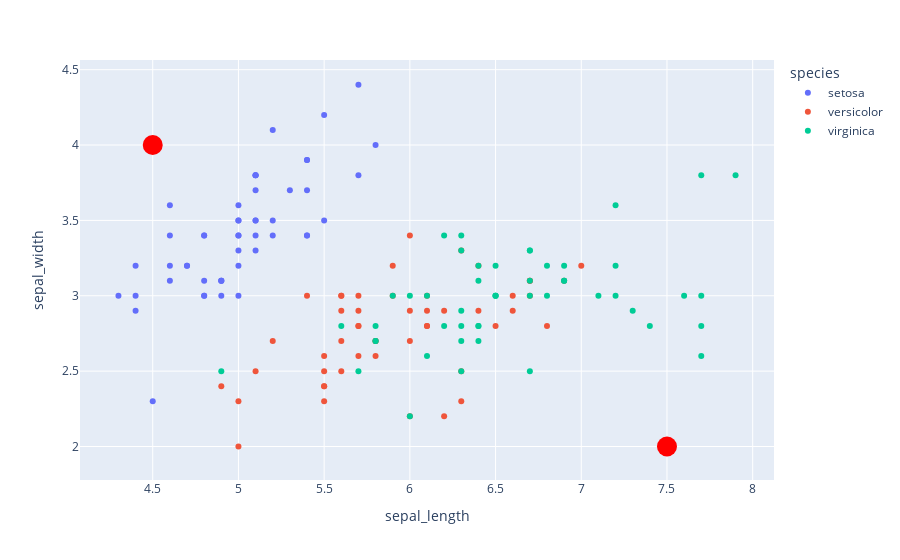

The notebook cell this image was saved under:
### Code cell
iris = px.data.iris()
fig = px.scatter(iris, x='sepal_length', y='sepal_width', color = 'species')

fig.add_trace(
    go.Scatter( 
        x = [4.5, 7.5], # line 그리려고
        y = [4, 2],
        mode = "markers",
        marker=dict(size=20, color='red'),
        showlegend=False
    )
)
fig.show()

### Figure 1 — Plotly figure (JSON) as saved in the notebook; plotly's stock layout.template omitted (floating-point values rounded to 4 significant figures)
{"data": [{"hovertemplate": "species=setosa<br>sepal_length=%{x}<br>sepal_width=%{y}<extra></extra>", "legendgroup": "setosa", "marker": {"color": "#636efa", "symbol": "circle"}, "mode": "markers", "name": "setosa", "orientation": "v", "showlegend": true, "type": "scatter", "x": [5.1, 4.9, 4.7, 4.6, 5, 5.4, 4.6, 5, 4.4, 4.9, 5.4, 4.8, 4.8, 4.3, 5.8, 5.7, 5.4, 5.1, 5.7, 5.1, 5.4, 5.1, 4.6, 5.1, 4.8, 5, 5, 5.2, 5.2, 4.7, 4.8, 5.4, 5.2, 5.5, 4.9, 5, 5.5, 4.9, 4.4, 5.1, 5, 4.5, 4.4, 5, 5.1, 4.8, 5.1, 4.6, 5.3, 5], "xaxis": "x", "y": [3.5, 3, 3.2, 3.1, 3.6, 3.9, 3.4, 3.4, 2.9, 3.1, 3.7, 3.4, 3, 3, 4, 4.4, 3.9, 3.5, 3.8, 3.8, 3.4, 3.7, 3.6, 3.3, 3.4, 3, 3.4, 3.5, 3.4, 3.2, 3.1, 3.4, 4.1, 4.2, 3.1, 3.2, 3.5, 3.1, 3, 3.4, 3.5, 2.3, 3.2, 3.5, 3.8, 3, 3.8, 3.2, 3.7, 3.3], "yaxis": "y"}, {"hovertemplate": "species=versicolor<br>sepal_length=%{x}<br>sepal_width=%{y}<extra></extra>", "legendgroup": "versicolor", "marker": {"color": "#EF553B", "symbol": "circle"}, "mode": "markers", "name": "versicolor", "orientation": "v", "showlegend": true, "type": "scatter", "x": [7, 6.4, 6.9, 5.5, 6.5, 5.7, 6.3, 4.9, 6.6, 5.2, 5, 5.9, 6, 6.1, 5.6, 6.7, 5.6, 5.8, 6.2, 5.6, 5.9, 6.1, 6.3, 6.1, 6.4, 6.6, 6.8, 6.7, 6, 5.7, 5.5, 5.5, 5.8, 6, 5.4, 6, 6.7, 6.3, 5.6, 5.5, 5.5, 6.1, 5.8, 5, 5.6, 5.7, 5.7, 6.2, 5.1, 5.7], "xaxis": "x", "y": [3.2, 3.2, 3.1, 2.3, 2.8, 2.8, 3.3, 2.4, 2.9, 2.7, 2, 3, 2.2, 2.9, 2.9, 3.1, 3, 2.7, 2.2, 2.5, 3.2, 2.8, 2.5, 2.8, 2.9, 3, 2.8, 3, 2.9, 2.6, 2.4, 2.4, 2.7, 2.7, 3, 3.4, 3.1, 2.3, 3, 2.5, 2.6, 3, 2.6, 2.3, 2.7, 3, 2.9, 2.9, 2.5, 2.8], "yaxis": "y"}, {"hovertemplate": "species=virginica<br>sepal_length=%{x}<br>sepal_width=%{y}<extra></extra>", "legendgroup": "virginica", "marker": {"color": "#00cc96", "symbol": "circle"}, "mode": "markers", "name": "virginica", "orientation": "v", "showlegend": true, "type": "scatter", "x": [6.3, 5.8, 7.1, 6.3, 6.5, 7.6, 4.9, 7.3, 6.7, 7.2, 6.5, 6.4, 6.8, 5.7, 5.8, 6.4, 6.5, 7.7, 7.7, 6, 6.9, 5.6, 7.7, 6.3, 6.7, 7.2, 6.2, 6.1, 6.4, 7.2, 7.4, 7.9, 6.4, 6.3, 6.1, 7.7, 6.3, 6.4, 6, 6.9, 6.7, 6.9, 5.8, 6.8, 6.7, 6.7, 6.3, 6.5, 6.2, 5.9], "xaxis": "x", "y": [3.3, 2.7, 3, 2.9, 3, 3, 2.5, 2.9, 2.5, 3.6, 3.2, 2.7, 3, 2.5, 2.8, 3.2, 3, 3.8, 2.6, 2.2, 3.2, 2.8, 2.8, 2.7, 3.3, 3.2, 2.8, 3, 2.8, 3, 2.8, 3.8, 2.8, 2.8, 2.6, 3, 3.4, 3.1, 3, 3.1, 3.1, 3.1, 2.7, 3.2, 3.3, 3, 2.5, 3, 3.4, 3], "yaxis": "y"}, {"marker": {"color": "red", "size": 20}, "mode": "markers", "showlegend": false, "type": "scatter", "x": [4.5, 7.5], "y": [4, 2]}], "layout": {"autosize": true, "legend": {"title": {"text": "species"}, "tracegroupgap": 0}, "margin": {"t": 60}, "xaxis": {"anchor": "y", "autorange": true, "domain": [0, 1], "range": [4.066, 8.134], "title": {"text": "sepal_length"}, "type": "linear"}, "yaxis": {"anchor": "x", "autorange": true, "domain": [0, 1], "range": [1.69, 4.595], "title": {"text": "sepal_width"}, "type": "linear"}}}
